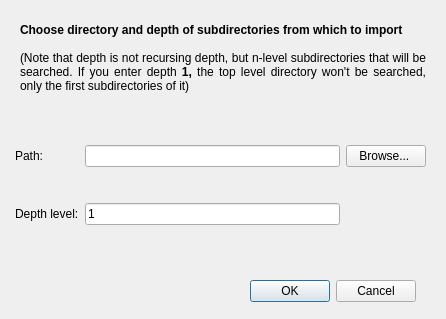
<?xml version="1.0" encoding="UTF-8"?>
<ui version="4.0">
 <class>Dialog</class>
 <widget class="QDialog" name="Dialog">
  <property name="geometry">
   <rect>
    <x>0</x>
    <y>0</y>
    <width>446</width>
    <height>319</height>
   </rect>
  </property>
  <property name="windowTitle">
   <string>Import conf schedules</string>
  </property>
  <property name="modal">
   <bool>true</bool>
  </property>
  <widget class="QDialogButtonBox" name="buttonBox">
   <property name="geometry">
    <rect>
     <x>75</x>
     <y>275</y>
     <width>341</width>
     <height>32</height>
    </rect>
   </property>
   <property name="orientation">
    <enum>Qt::Horizontal</enum>
   </property>
   <property name="standardButtons">
    <set>QDialogButtonBox::Cancel|QDialogButtonBox::Ok</set>
   </property>
  </widget>
  <widget class="QWidget" name="gridLayoutWidget">
   <property name="geometry">
    <rect>
     <x>15</x>
     <y>115</y>
     <width>411</width>
     <height>141</height>
    </rect>
   </property>
   <layout class="QGridLayout" name="gridLayout">
    <property name="sizeConstraint">
     <enum>QLayout::SetDefaultConstraint</enum>
    </property>
    <item row="0" column="1">
     <widget class="QLabel" name="label_2">
      <property name="text">
       <string>Path:</string>
      </property>
     </widget>
    </item>
    <item row="0" column="2">
     <widget class="QLineEdit" name="pathEdit">
      <property name="enabled">
       <bool>true</bool>
      </property>
      <property name="readOnly">
       <bool>true</bool>
      </property>
     </widget>
    </item>
    <item row="0" column="3">
     <widget class="QPushButton" name="browseButton">
      <property name="text">
       <string>Browse... </string>
      </property>
     </widget>
    </item>
    <item row="1" column="1">
     <widget class="QLabel" name="label_3">
      <property name="text">
       <string>Depth level:</string>
      </property>
     </widget>
    </item>
    <item row="1" column="2">
     <widget class="QLineEdit" name="recurseEdit">
      <property name="text">
       <string>1</string>
      </property>
     </widget>
    </item>
   </layout>
  </widget>
  <widget class="QLabel" name="label">
   <property name="geometry">
    <rect>
     <x>20</x>
     <y>5</y>
     <width>406</width>
     <height>106</height>
    </rect>
   </property>
   <property name="text">
    <string>&lt;!DOCTYPE HTML PUBLIC &quot;-//W3C//DTD HTML 4.0//EN&quot; &quot;http://www.w3.org/TR/REC-html40/strict.dtd&quot;&gt;
&lt;html&gt;&lt;head&gt;&lt;meta name=&quot;qrichtext&quot; content=&quot;1&quot; /&gt;&lt;style type=&quot;text/css&quot;&gt;
p, li { white-space: pre-wrap; }
&lt;/style&gt;&lt;/head&gt;&lt;body style=&quot; font-family:'DejaVu Sans'; font-size:9pt; font-weight:400; font-style:normal;&quot;&gt;
&lt;p style=&quot; margin-top:0px; margin-bottom:0px; margin-left:0px; margin-right:0px; -qt-block-indent:0; text-indent:0px;&quot;&gt;&lt;span style=&quot; font-weight:600;&quot;&gt;Choose directory and depth of subdirectories from which to import&lt;/span&gt;&lt;/p&gt;
&lt;p style=&quot;-qt-paragraph-type:empty; margin-top:0px; margin-bottom:0px; margin-left:0px; margin-right:0px; -qt-block-indent:0; text-indent:0px; font-weight:600;&quot;&gt;&lt;/p&gt;
&lt;p style=&quot; margin-top:0px; margin-bottom:0px; margin-left:0px; margin-right:0px; -qt-block-indent:0; text-indent:0px;&quot;&gt;(Note that depth is not recursing depth, but n-level subdirectories that will be searched. If you enter depth &lt;span style=&quot; font-weight:600;&quot;&gt;1, &lt;/span&gt;the top level directory won't be searched, only the first subdirectories of it)&lt;/p&gt;&lt;/body&gt;&lt;/html&gt;</string>
   </property>
   <property name="alignment">
    <set>Qt::AlignJustify|Qt::AlignVCenter</set>
   </property>
   <property name="wordWrap">
    <bool>true</bool>
   </property>
  </widget>
 </widget>
 <resources/>
 <connections>
  <connection>
   <sender>buttonBox</sender>
   <signal>rejected()</signal>
   <receiver>Dialog</receiver>
   <slot>reject()</slot>
   <hints>
    <hint type="sourcelabel">
     <x>316</x>
     <y>260</y>
    </hint>
    <hint type="destinationlabel">
     <x>286</x>
     <y>274</y>
    </hint>
   </hints>
  </connection>
 </connections>
</ui>
